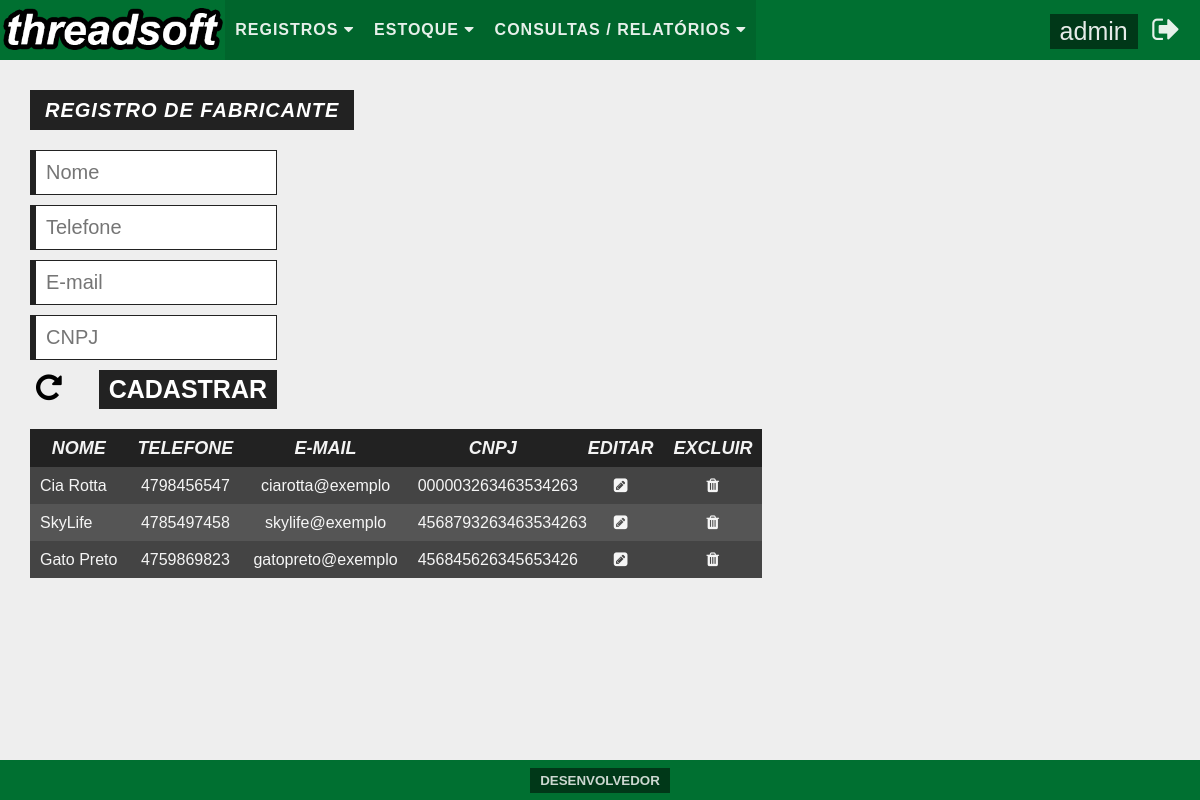
The app's page /pages/main.php?folder=system/manufacturer/&file=fmadd_manufacturer&ext=php (signed in) with its own data.
### tables this page shows
CREATE TABLE `users` (
  `id` tinyint(2) UNSIGNED ZEROFILL NOT NULL COMMENT 'Este campo serve como identificador único para usuário.',
  `username` varchar(20) NOT NULL COMMENT 'Este campo é destinado a armazenar o nome de usuário.',
  `password` char(32) NOT NULL COMMENT 'Este campo é a armazenar a senha para o usuário.',
  `email` varchar(100) NOT NULL COMMENT 'Este campo é destinado a armazanar o e-mail do usuário.'
);

CREATE TABLE `manufacturers` (
  `id` tinyint(2) UNSIGNED ZEROFILL NOT NULL COMMENT 'Identificador único de fabricante.',
  `name` varchar(45) NOT NULL COMMENT 'Nome fantasia de fabricante.',
  `phone` bigint(20) UNSIGNED NOT NULL COMMENT 'Telefone de contato de fabricante.',
  `email` varchar(100) NOT NULL COMMENT 'E-mail de contato de fabricante.',
  `cnpj` bigint(18) UNSIGNED ZEROFILL NOT NULL COMMENT 'CNPJ de fabricante.'
);

### pages/system/manufacturer/fmadd_manufacturer.php (the view)
<div id="contentSingleAdd">
  <h1>Registro de Fabricante</h1><br>
  <div>
    <form action="?folder=system/manufacturer/&file=add_manufacturer&ext=php" method="post">
      <input type="text" name="txtname" maxlength="45" placeholder="Nome"><br>
      <input type="text" name="txtphone" maxlength="20" placeholder="Telefone"><br>
      <input type="text" name="txtemail" maxlength="60" placeholder="E-mail"><br>
      <input type="text" name="txtcnpj" maxlength="20" placeholder="CNPJ"><br>
      <button type="reset" name="btnclean"><i class="fa fa-repeat" aria-hidden="true"></i></button>
      <button type="submit" name="btnsend">Cadastrar</button>
    </form>
  </div>
  <div>
    <table>
      <?php
        $sql_sel_manufacturers = "SELECT id, name, phone, email, cnpj FROM manufacturers";
        $sql_sel_manufacturers_preparado = $conexaobd->prepare($sql_sel_manufacturers);
        $sql_sel_manufacturers_preparado->execute();
      ?>
      <thead>
        <tr>
          <th>Nome</th>
          <th>Telefone</th>
          <th>E-mail</th>
          <th>CNPJ</th>
          <th>Editar</th>
          <th>Excluir</th>
        </tr>
      </thead>
      <tbody>
        <?php
          if($sql_sel_manufacturers_preparado->rowCount()>0){
            while($sql_sel_manufacturers_dados = $sql_sel_manufacturers_preparado->fetch()){
        ?>
        <tr>
          <td><?php echo $sql_sel_manufacturers_dados['name']; ?></td>
          <td><?php echo $sql_sel_manufacturers_dados['phone']; ?></td>
          <td><?php echo $sql_sel_manufacturers_dados['email']; ?></td>
          <td><?php echo $sql_sel_manufacturers_dados['cnpj']; ?></td>
          <td><a href="?folder=system/manufacturer/&file=fmalt_manufacturer&ext=php&id=<?php echo $sql_sel_manufacturers_dados['id'] ?>"><i class="fa fa-pencil-square" aria-hidden="true"></i></a></td>
          <td><a href="?folder=system/manufacturer/&file=del_manufacturer&ext=php&id=<?php echo $sql_sel_manufacturers_dados['id'] ?>"><i class="fa fa-trash" aria-hidden="true"></i></a></td>
        </tr>
        <?php
            }
          }else{
        ?>
        <tr>
          <td align="center" colspan="6">Não há registros. </td>
        </tr>
        <?php
          }
        ?>
      </tbody>
    </table>
  </div>
</div>

### pages/main.php (shortened to what this page needs)
<!DOCTYPE html>
<?php
  include "../security/database/dbconnect.php";
?>
<html>
  <head>
    <link rel="stylesheet" href="../css/reset.css">
    <link rel="stylesheet" href="../css/style.css">
    <link rel="stylesheet" href="../css/font-awesome-4.6.3/css/font-awesome.min.css">
  </head>
  <body>
    <header>
      <nav id="headerMenu">
        <a href="?folder=/&file=initial&ext=php"><img src="../img/logo.png" id="menuLogo"/></a>
        <ul id="menuList">
          <li class="dropdown">
               <a href="#" class="dropbtn">Registros <i class="fa fa-caret-down" aria-hidden="true"></i></a>
             </li><li class="dropdown">
            <a href="#" class="dropbtn">Estoque <i class="fa fa-caret-down" aria-hidden="true"></i></a>
          </li><li class="dropdown">
            <a href="#" class="dropbtn">Consultas / Relatórios <i class="fa fa-caret-down" aria-hidden="true"></i></a>
          </li>
        </ul>
        <div id="menuUser">
          <?php
            $sql_sel_users = "SELECT username, id FROM users WHERE id = ".$_SESSION['idUsuario'];
            $sql_sel_users_preparado = $conexaobd -> prepare($sql_sel_users);
            $sql_sel_users_preparado -> execute();
            $sql_sel_users_dados = $sql_sel_users_preparado -> fetch();
          ?>
          <a href="?folder=system/user/&file=fmalt_user&ext=php&id=<?php echo $sql_sel_users_dados['id'] ?>"><?php echo $sql_sel_users_dados['username'] ?></a>
          <a href="../security/authentication/logout_authentication.php"><i class="fa fa-sign-out" aria-hidden="true"></i></a>
        </div>
      </nav>
    </header>
    <?php
      if(isset($_GET['folder'])&&isset($_GET['file'])&&isset($_GET['ext'])){
        if(!include $_GET['folder'].$_GET['file'].".".$_GET['ext']){
          echo "<h1>Página não encontrada!</h1>";
        }
      }else{
        include "initial.php";
      }
    ?>
    <footer>
      <button onclick="openModal()" id="openModal">Desenvolvedor</button>
    </footer>
  </body>
</html>

### css/style.css (style rules this page uses)
body { background: #eee; }
#headerMenu { background: #007031; height: 60px; -webkit-user-select: none; width: 100%; margin-bottom: 20px; }
#menuLogo { display: inline-block; float: left; height: 80%; margin-top: 5px; }
#menuList { display: inline-block; float: left; }
#menuList > li { background: rgba(0,0,0, 0.1); color: rgba(255,255,255,0.7); display: inline-block; font-family: Arial, sans-serif; font-weight: bold; line-height: 60px; padding-left: 10px; padding-right: 10px; text-transform: uppercase; }
li a, .dropbtn { color: rgba(255,255,255,0.9); letter-spacing: 1px; text-decoration: none; }
li.dropdown { display: inline-block; }
#menuUser { float: right; font-family: Arial, sans-serif; margin-right: 20px; }
#menuUser > a { color: rgba(255,255,255,0.9); font-size: 25px; text-decoration: none; }
#menuUser > a:first-of-type { background: rgba(0,0,0,0.5); display: inline-block; padding: 5px 10px 5px 10px; }
#menuUser > a:last-of-type { font-size: 30px; line-height: 60px; margin-left: 10px; }
footer { background: #007031; bottom: 0; font-size: 14px; height: 40px; font-family: Arial, sans-serif; text-align: center; position: fixed; width: 100%; }
footer > button { border: none; text-transform: uppercase; cursor: pointer; outline: none; background: rgba(0,0,0,0.5); color: rgba(255,255,255,0.8); display: inline-block; font-weight: bold; margin-top: 8px; padding: 5px 10px 5px 10px; text-decoration: none; -webkit-user-select: none; }
#contentSingleAdd { margin-left: 30px; }
#contentSingleAdd > h1 { font-family: Arial, sans-serif; font-size: 20px; letter-spacing: 1px; font-style: italic; font-weight: bold; padding: 10px 15px 10px 15px; background: #222; color: #fff; text-transform: uppercase; display: inline-block; margin-top: 10px; }
#contentSingleAdd > div:first-of-type { float: left; margin-top: 20px; width: 247px; background: rgba(0,0,0,0.0); margin-right: 200px; height: auto !important; }
#contentSingleAdd > div:first-of-type > form > input { width: 220px; border: none; border-left: 6px solid #222; border-top: 1px solid #222; border-right: 1px solid #222; border-bottom: 1px solid #222; margin-bottom: 10px; outline: none; padding: 10px; font-size: 20px; }
#contentSingleAdd > div:first-of-type > form > button:first-of-type { background: none; border: none; outline: none; font-size: 30px; cursor: pointer; }
#contentSingleAdd > div:first-of-type > form > button:last-of-type { border: none; background: #222; outline: none; font-size: 25px; color: #fff; text-transform: uppercase; padding: 5px 10px 5px 10px; float: right; font-weight: bold; cursor: pointer; }
#contentSingleAdd > div:last-of-type { float: left; overflow-y: auto; margin-top: 20px; }
#contentSingleAdd > div:last-of-type > table { background: #222; color: rgba(255,255,255,0.95); font-family: Arial, sans-serif; max-width: 800px; }
#contentSingleAdd > div:last-of-type td { font-size: 16px; padding: 10px; }
#contentSingleAdd > div:last-of-type tbody td:first-of-type { text-align: left; }
#contentSingleAdd > div:last-of-type tbody td { text-align: center; max-width: 150px; }
#contentSingleAdd > div:last-of-type tbody td a { text-decoration: none; color: rgba(255,255,255,0.95); }
#contentSingleAdd > div:last-of-type tbody tr:nth-child(odd) { background: #444; }
#contentSingleAdd > div:last-of-type tbody tr:nth-child(even) { background: #555; }
#contentSingleAdd > div:last-of-type th { padding: 10px; font-weight: bold; font-style: italic; font-size: 18px; text-transform: uppercase; }

### records on screen
users: username "admin"
manufacturers: name "Cia Rotta", phone "4798456547", email "ciarotta@exemplo", cnpj "000003263463534263"
manufacturers: name "SkyLife", phone "4785497458", email "skylife@exemplo", cnpj "4568793263463534263"
manufacturers: name "Gato Preto", phone "4759869823", email "gatopreto@exemplo", cnpj "456845626345653426"
